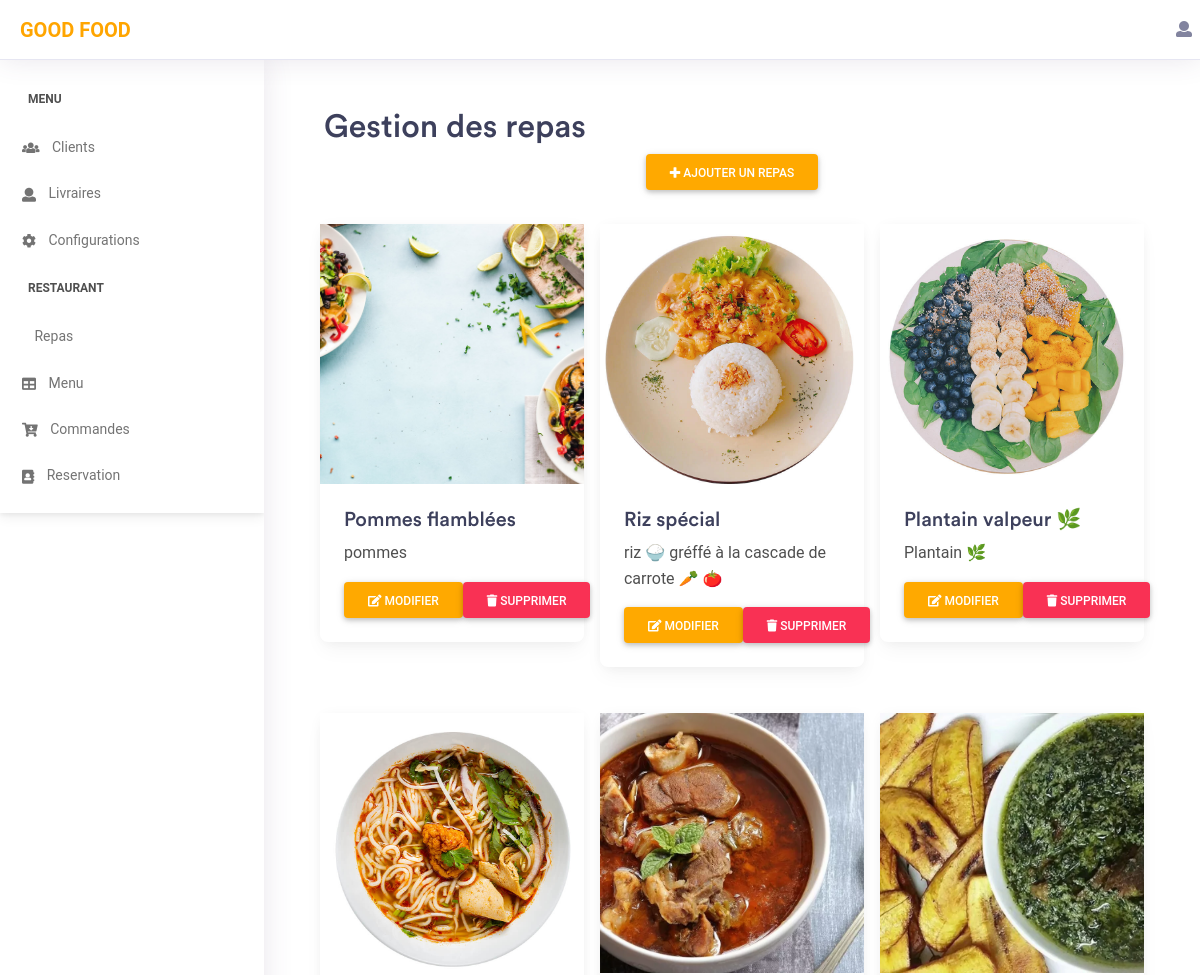
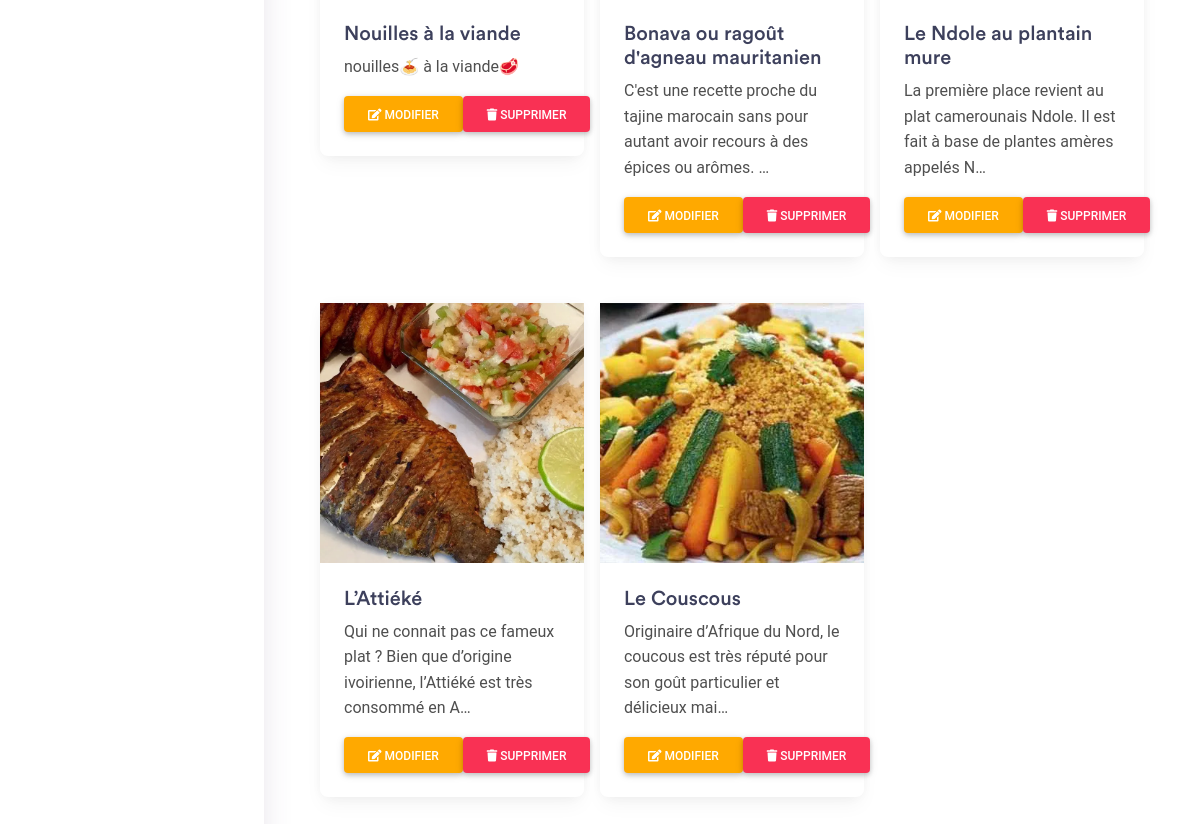
Page /admin_dash/ (signed in) on the committed database (2 pictures, top to bottom).
### app/models.py (models this page shows, shortened)
class Repas(models.Model):
    Nom = models.CharField(max_length=50)
    Prix = models.PositiveIntegerField()
    TYPES_RESPAS = [
        ('Entrée','Entrée'),
        ('Résistance','Résistance'),
        ('Boisson','Boisson'),
        ('Sortie','Sortie'),
        ('Désert','Désert'),
    ]
    type_de_plat = models.CharField(choices = TYPES_RESPAS,  max_length=50)
    images = models.ImageField(upload_to='Images_des_respas')
    description = models.TextField()

### app/views.py (the view)
# urls.py: path("admin_dash/", admin_dash, name="admin_dash"),
@login_required
@permission_required('is_superuser')
def admin_dash(request):
    context =  {}
    context['foods'] = Repas.objects.all()
    return render(request, 'admin_dash/respas.html', context)

### app/templates/admin_dash/respas.html
{% extends 'admin_dash/base.html' %}
{% block content %}
<div class="container-fluid">
    <h2>Gestion des repas</h2>
    <div class="d-flex justify-content-center">
        <a href="{% url 'create_repas' %}" class="btn btn-warning"> <i class="fa fa-plus"></i> Ajouter un repas</a>
    </div>
    <br>
    <div class="row">
        {% for food in foods %}
        <div class="p-2 col-lg-4 col-sm-12 col-xs-12">
            <div class="card">
                <img src="{{food.images.url}}" class="image_map" alt="...">
                <div class="card-body">
                  <h5 class="card-title"> {{food.Nom}} </h5>
                  <p class="card-text"> {{ food.description | truncatechars:100 }}</p>
                  <div class="d-flex justify-content-between">
                    <a href="{% url 'update_repas' food.id %}" class="btn btn-warning"> <i class="fa fa-edit"></i> Modifier</a>
                    <a href="{% url 'delete_repas' food.id %}" class="btn btn-danger"> <i class="fa fa-trash"></i> Supprimer</a>
                  </div>
                </div>
            </div>
        </div>
       {% endfor %}
    </div>
</div>
{% endblock content %}

### app/templates/admin_dash/base.html (style rules this page uses)
.image_map { width: 100%; height: 260px; object-fit: cover; }

### rows in the picture
Repas: images (picture), Nom "Pommes flamblées", description "pommes"
Repas: images (picture), Nom "Riz spécial", description "riz 🍚 gréffé à la cascade de carrote 🥕 🍅"
Repas: images (picture), Nom "Plantain valpeur 🌿", description "Plantain 🌿"
Repas: images (picture), Nom "Nouilles à la viande", description "nouilles🍝 à la viande🥩"
Repas: images (picture), Nom "Bonava ou ragoût d'agneau mauritanien", description "C'est une recette proche du tajine marocain sans pour autant avoir recours à des épices ou arômes. …"
Repas: images (picture), Nom "Le Ndole au plantain mure", description "La première place revient au plat camerounais Ndole. Il est fait à base de plantes amères appelés N…"
Repas: images (picture), Nom "L’Attiéké", description "Qui ne connait pas ce fameux plat ? Bien que d’origine ivoirienne, l’Attiéké est très consommé en A…"
Repas: images (picture), Nom "Le Couscous", description "Originaire d’Afrique du Nord, le coucous est très réputé pour son goût particulier et délicieux mai…"
